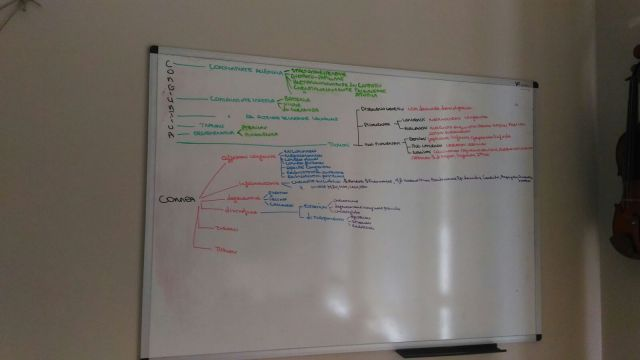
#> input picture Steps/images/board2.jpg, 640 x 360 px
$ python sobel.py
#> lines starting #> are read from the running program, lines starting #| are printed output that depends on the picture; after the words box and inside, x2 and y2 are one past the last pixel; in counts of white or black regions, pixels touching at a corner belong together
import cv2 as cv
import numpy as np
import math
import utils

cv.namedWindow("Houghlines")
cv.resizeWindow("Houghlines", 900, 500)
cv.createTrackbar("threshold", "Houghlines", 165, 1000, utils.empty)
cv.createTrackbar("lines", "Houghlines", 0, 1000, utils.empty)
cv.createTrackbar("minLineLength", "Houghlines", 0, 1000, utils.empty)
cv.createTrackbar("maxLineGap", "Houghlines", 0, 1000, utils.empty)

img = cv.imread('images/board2.jpg')
#> img is the input picture: shape (360, 640, 3); mean B, G, R 95.2, 102, 108.1

# Sobel edge detection with Hough Transform
gray = cv.cvtColor(img, cv.COLOR_BGR2GRAY)
blur = cv.GaussianBlur(gray, (5,5), 0)

# [7 lines of commented-out code are left out]

sobelx = cv.Sobel(blur, cv.CV_64F, 0, 1, ksize=3)
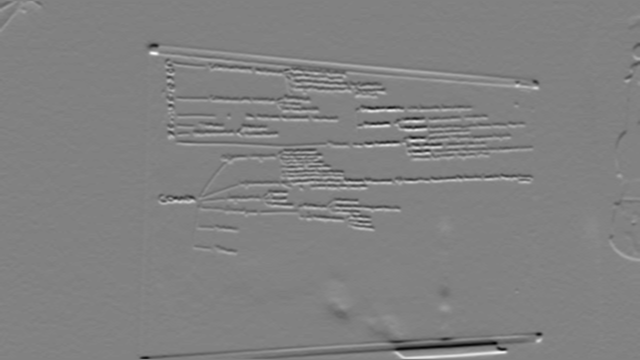
#> sobelx: shape (360, 640) float64; min -226, max 219, mean 0; drawn with min black and max white
abs_grad_x = cv.convertScaleAbs(sobelx)
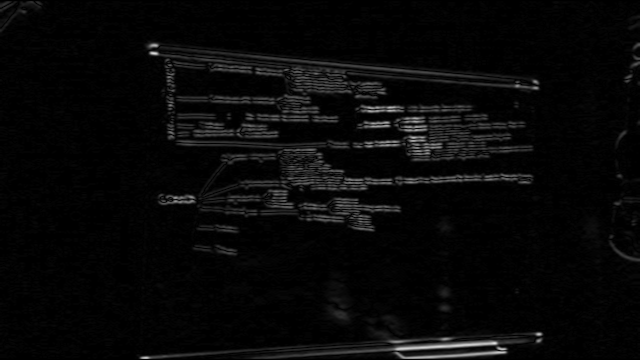
#> abs_grad_x: shape (360, 640); min 0, max 226, mean 7.8
canny = cv.Canny(abs_grad_x, cv.CV_64F, 75, 0)
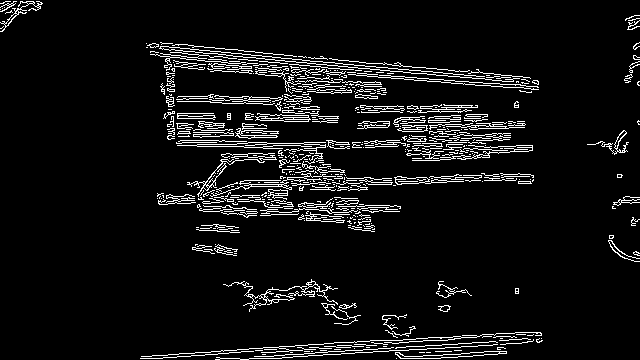
#> canny: shape (360, 640); 6.9% white in thin lines or dots

# Display
cv.imshow("res", img)
cv.imshow("sobelx", abs_grad_x)
cv.imshow("canny", canny)

while True:
# [19 lines of commented-out code are left out]

    if cv.waitKey(0) & 0xFF == ord('q'):
#> (key q is pressed here)
        break

$ run again, with Steps/images/board3.jpg copied over Steps/images/board2.jpg
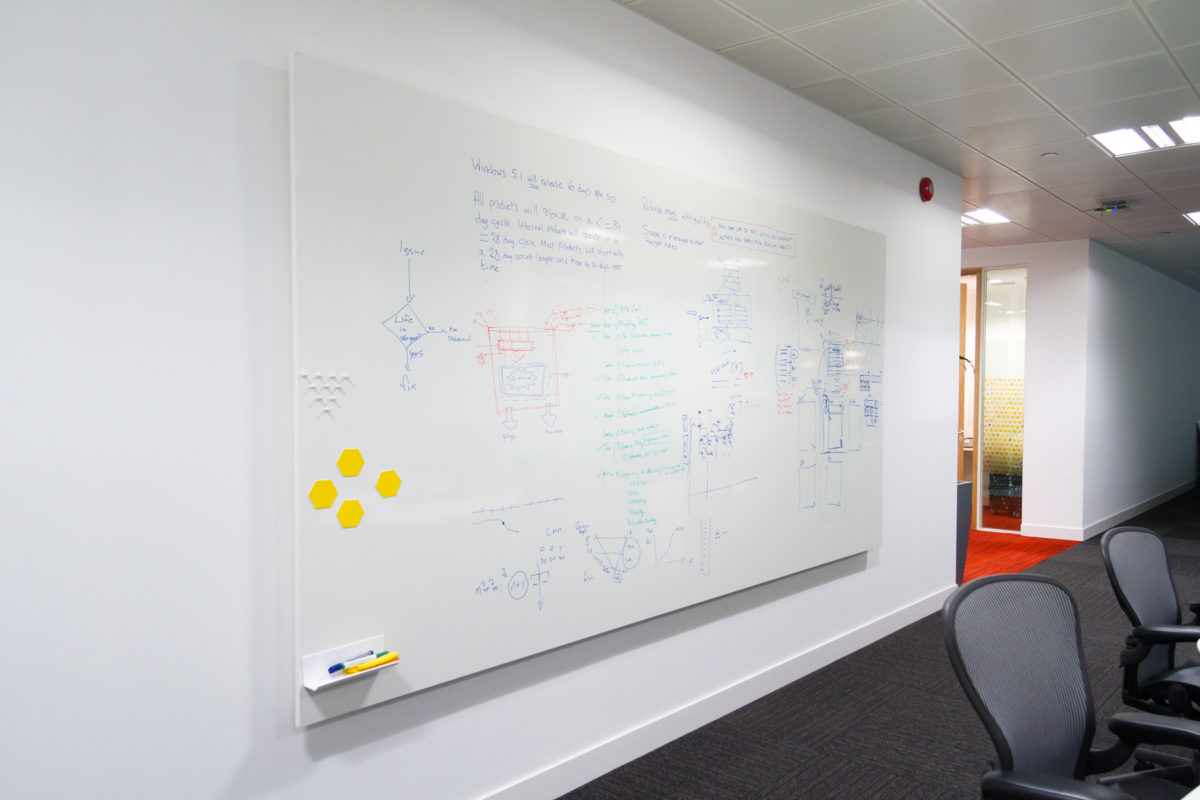
#> input picture Steps/images/board3.jpg, 1200 x 800 px
#> img is the input picture: shape (800, 1200, 3); mean B, G, R 184, 183.3, 184
#> `sobelx = cv.Sobel(blur, cv.CV_64F, 0, 1, ksize=3)`:
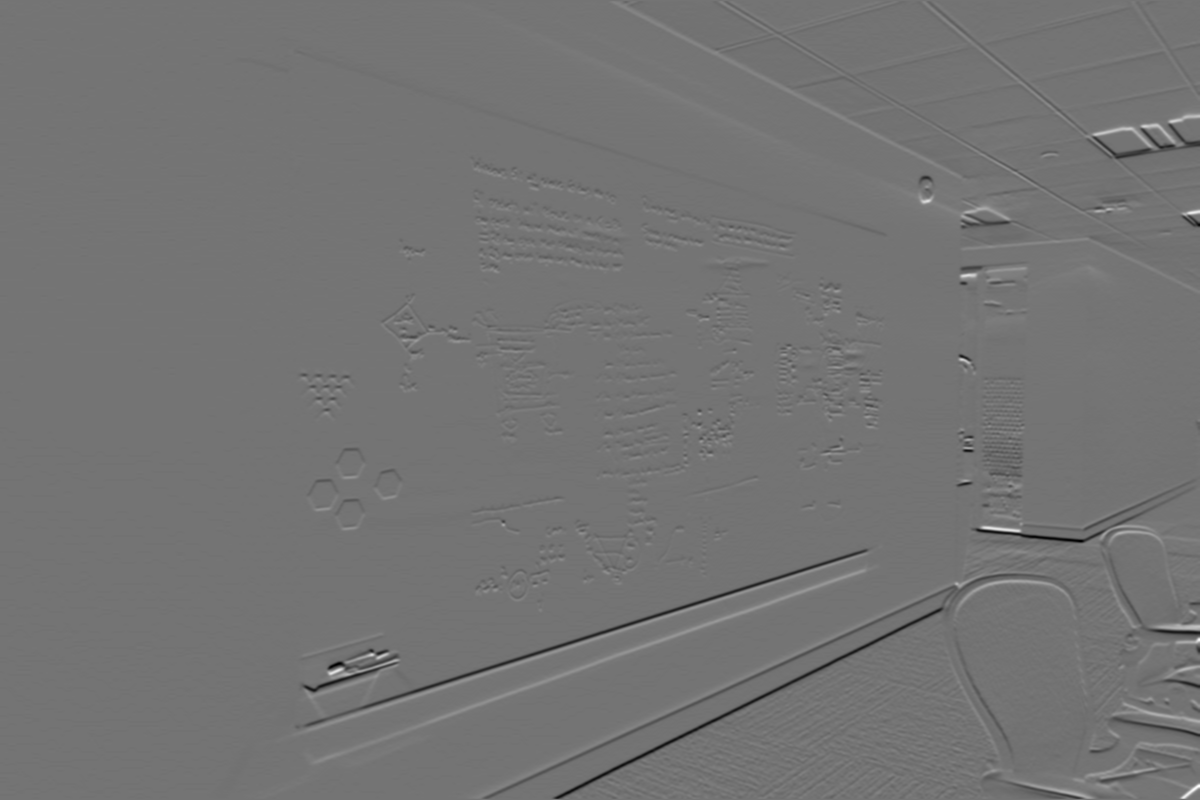
#> sobelx: shape (800, 1200) float64; min -351, max 420, mean -0.5; drawn with min black and max white
#> `canny = cv.Canny(abs_grad_x, cv.CV_64F, 75, 0)`:
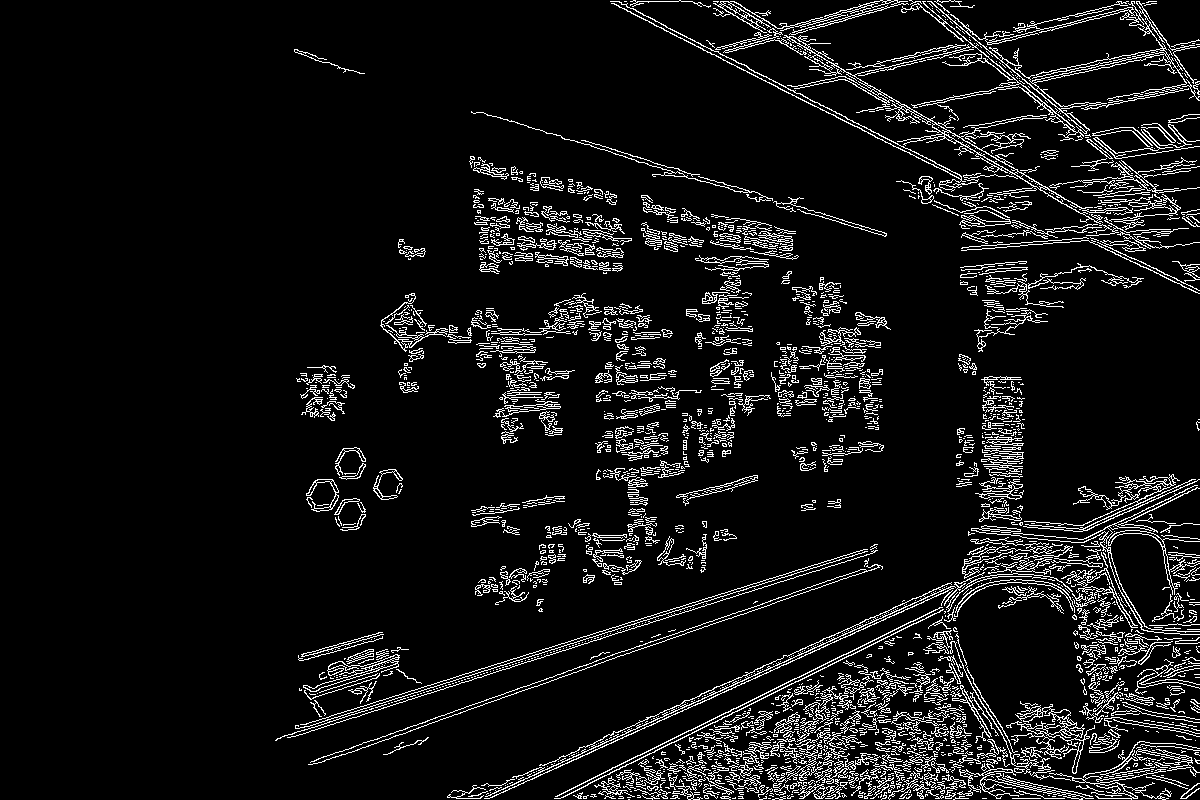
#> canny: shape (800, 1200); 7.9% white in thin lines or dots, all inside (x1, y1, x2, y2) = (275, 0, 1200, 800)

$ run again, with Steps/images/board4.jpg copied over Steps/images/board2.jpg
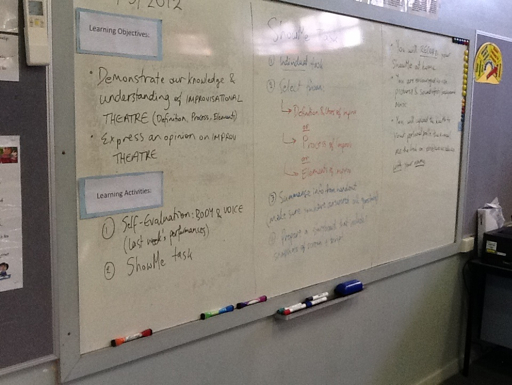
#> input picture Steps/images/board4.jpg, 512 x 385 px
#> img is the input picture: shape (385, 512, 3); mean B, G, R 120.2, 128.8, 135.1
#> `sobelx = cv.Sobel(blur, cv.CV_64F, 0, 1, ksize=3)`:
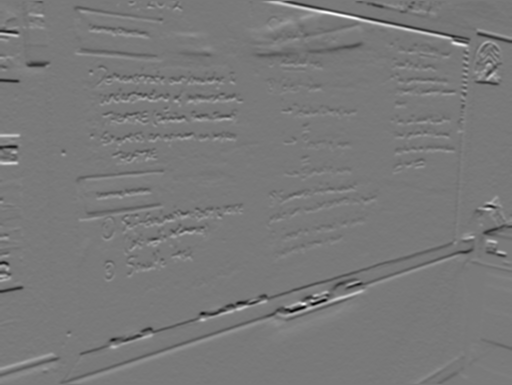
#> sobelx: shape (385, 512) float64; min -397, max 435, mean -1.5; drawn with min black and max white
#> `canny = cv.Canny(abs_grad_x, cv.CV_64F, 75, 0)`:
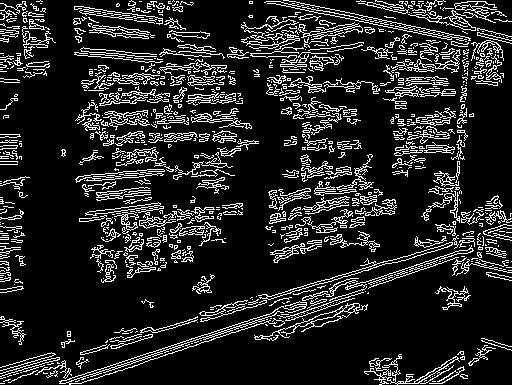
#> canny: shape (385, 512); 14.4% white in thin lines or dots
